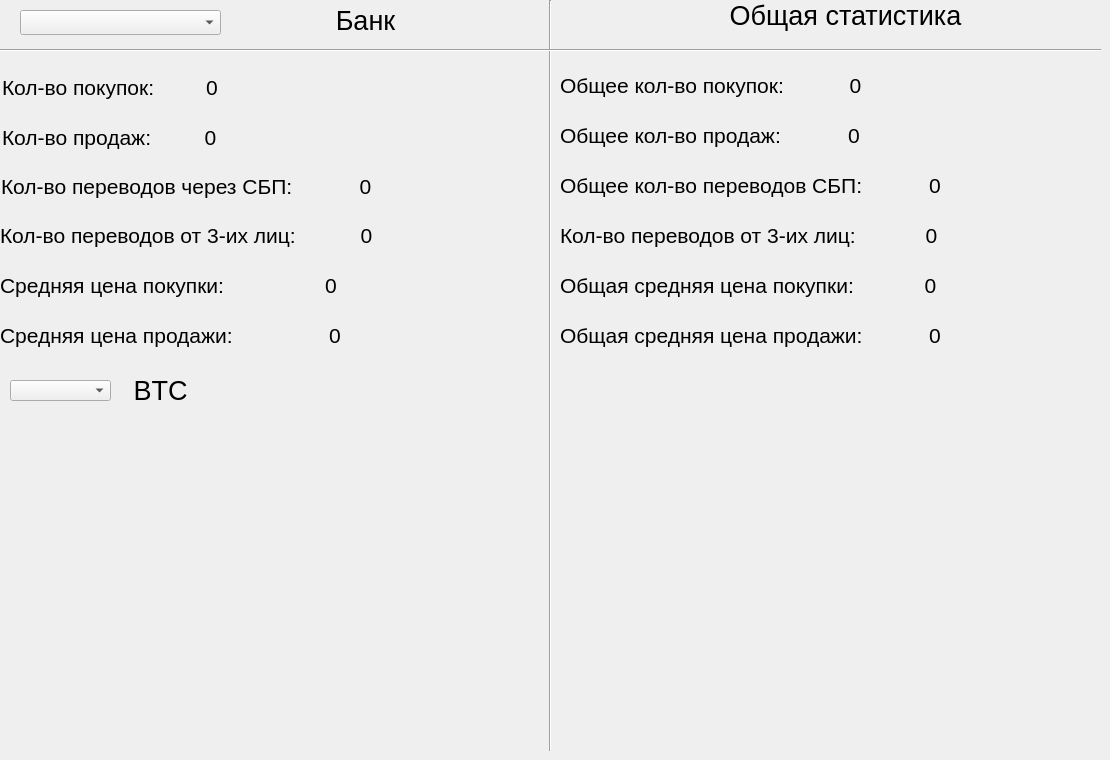
    <widget class="QWidget" name="tab_2">
     <attribute name="title">
      <string>Статистика</string>
     </attribute>
     <widget class="QComboBox" name="comboBox">
      <property name="geometry">
       <rect>
        <x>20</x>
        <y>10</y>
        <width>201</width>
        <height>25</height>
       </rect>
      </property>
     </widget>
     <widget class="QLabel" name="label_8">
      <property name="geometry">
       <rect>
        <x>300</x>
        <y>0</y>
        <width>131</width>
        <height>41</height>
       </rect>
      </property>
      <property name="text">
       <string>&lt;html&gt;&lt;head/&gt;&lt;body&gt;&lt;p align=&quot;center&quot;&gt;&lt;span style=&quot; font-size:20pt;&quot;&gt;Банк&lt;/span&gt;&lt;/p&gt;&lt;/body&gt;&lt;/html&gt;</string>
      </property>
     </widget>
     <widget class="QLabel" name="label_9">
      <property name="geometry">
       <rect>
        <x>710</x>
        <y>0</y>
        <width>271</width>
        <height>31</height>
       </rect>
      </property>
      <property name="text">
       <string>&lt;html&gt;&lt;head/&gt;&lt;body&gt;&lt;p align=&quot;center&quot;&gt;&lt;span style=&quot; font-size:20pt;&quot;&gt;Общая статистика&lt;/span&gt;&lt;/p&gt;&lt;/body&gt;&lt;/html&gt;</string>
      </property>
     </widget>
     <widget class="Line" name="line">
      <property name="geometry">
       <rect>
        <x>540</x>
        <y>0</y>
        <width>21</width>
        <height>751</height>
       </rect>
      </property>
      <property name="orientation">
       <enum>Qt::Vertical</enum>
      </property>
     </widget>
     <widget class="Line" name="line_2">
      <property name="geometry">
       <rect>
        <x>0</x>
        <y>40</y>
        <width>551</width>
        <height>20</height>
       </rect>
      </property>
      <property name="orientation">
       <enum>Qt::Horizontal</enum>
      </property>
     </widget>
     <widget class="Line" name="line_3">
      <property name="geometry">
       <rect>
        <x>550</x>
        <y>40</y>
        <width>551</width>
        <height>20</height>
       </rect>
      </property>
      <property name="orientation">
       <enum>Qt::Horizontal</enum>
      </property>
     </widget>
     <widget class="QWidget" name="layoutWidget">
      <property name="geometry">
       <rect>
        <x>1</x>
        <y>161</y>
        <width>431</width>
        <height>51</height>
       </rect>
      </property>
      <layout class="QHBoxLayout" name="horizontalLayout_26">
       <item>
        <widget class="QLabel" name="label_15">
         <property name="text">
          <string>&lt;html&gt;&lt;head/&gt;&lt;body&gt;&lt;p&gt;&lt;span style=&quot; font-size:16pt;&quot;&gt;Кол-во переводов через СБП:&lt;/span&gt;&lt;/p&gt;&lt;/body&gt;&lt;/html&gt;</string>
         </property>
        </widget>
       </item>
       <item>
        <widget class="QLabel" name="label_14">
         <property name="text">
          <string>&lt;html&gt;&lt;head/&gt;&lt;body&gt;&lt;p align=&quot;center&quot;&gt;&lt;span style=&quot; font-size:16pt;&quot;&gt;0&lt;/span&gt;&lt;/p&gt;&lt;/body&gt;&lt;/html&gt;</string>
         </property>
        </widget>
       </item>
      </layout>
     </widget>
     <widget class="QWidget" name="layoutWidget">
      <property name="geometry">
       <rect>
        <x>2</x>
        <y>112</y>
        <width>261</width>
        <height>51</height>
       </rect>
      </property>
      <layout class="QHBoxLayout" name="horizontalLayout_25">
       <item>
        <widget class="QLabel" name="label_11">
         <property name="text">
          <string>&lt;html&gt;&lt;head/&gt;&lt;body&gt;&lt;p&gt;&lt;span style=&quot; font-size:16pt;&quot;&gt;Кол-во продаж:&lt;/span&gt;&lt;/p&gt;&lt;/body&gt;&lt;/html&gt;</string>
         </property>
        </widget>
       </item>
       <item>
        <widget class="QLabel" name="label_13">
         <property name="text">
          <string>&lt;html&gt;&lt;head/&gt;&lt;body&gt;&lt;p align=&quot;center&quot;&gt;&lt;span style=&quot; font-size:16pt;&quot;&gt;0&lt;/span&gt;&lt;/p&gt;&lt;/body&gt;&lt;/html&gt;</string>
         </property>
        </widget>
       </item>
      </layout>
     </widget>
     <widget class="QWidget" name="layoutWidget">
      <property name="geometry">
       <rect>
        <x>2</x>
        <y>62</y>
        <width>261</width>
        <height>51</height>
       </rect>
      </property>
      <layout class="QHBoxLayout" name="horizontalLayout_24">
       <item>
        <widget class="QLabel" name="label_10">
         <property name="text">
          <string>&lt;html&gt;&lt;head/&gt;&lt;body&gt;&lt;p&gt;&lt;span style=&quot; font-size:16pt;&quot;&gt;Кол-во покупок:&lt;/span&gt;&lt;/p&gt;&lt;/body&gt;&lt;/html&gt;</string>
         </property>
        </widget>
       </item>
       <item>
        <widget class="QLabel" name="label_12">
         <property name="text">
          <string>&lt;html&gt;&lt;head/&gt;&lt;body&gt;&lt;p align=&quot;center&quot;&gt;&lt;span style=&quot; font-size:16pt;&quot;&gt;0&lt;/span&gt;&lt;/p&gt;&lt;/body&gt;&lt;/html&gt;</string>
         </property>
        </widget>
       </item>
      </layout>
     </widget>
     <widget class="QWidget" name="layoutWidget">
      <property name="geometry">
       <rect>
        <x>0</x>
        <y>210</y>
        <width>431</width>
        <height>51</height>
       </rect>
      </property>
      <layout class="QHBoxLayout" name="horizontalLayout_27">
       <item>
        <widget class="QLabel" name="label_16">
         <property name="text">
          <string>&lt;html&gt;&lt;head/&gt;&lt;body&gt;&lt;p&gt;&lt;span style=&quot; font-size:16pt;&quot;&gt;Кол-во переводов от 3-их лиц:&lt;/span&gt;&lt;/p&gt;&lt;/body&gt;&lt;/html&gt;</string>
         </property>
        </widget>
       </item>
       <item>
        <widget class="QLabel" name="label_17">
         <property name="text">
          <string>&lt;html&gt;&lt;head/&gt;&lt;body&gt;&lt;p align=&quot;center&quot;&gt;&lt;span style=&quot; font-size:16pt;&quot;&gt;0&lt;/span&gt;&lt;/p&gt;&lt;/body&gt;&lt;/html&gt;</string>
         </property>
        </widget>
       </item>
      </layout>
     </widget>
     <widget class="QWidget" name="layoutWidget">
      <property name="geometry">
       <rect>
        <x>0</x>
        <y>260</y>
        <width>431</width>
        <height>51</height>
       </rect>
      </property>
      <layout class="QHBoxLayout" name="horizontalLayout_28">
       <item>
        <widget class="QLabel" name="label_19">
         <property name="text">
          <string>&lt;html&gt;&lt;head/&gt;&lt;body&gt;&lt;p&gt;&lt;span style=&quot; font-size:16pt;&quot;&gt;Средняя цена покупки:&lt;/span&gt;&lt;/p&gt;&lt;/body&gt;&lt;/html&gt;</string>
         </property>
        </widget>
       </item>
       <item>
        <widget class="QLabel" name="label_18">
         <property name="text">
          <string>&lt;html&gt;&lt;head/&gt;&lt;body&gt;&lt;p align=&quot;center&quot;&gt;&lt;span style=&quot; font-size:16pt;&quot;&gt;0&lt;/span&gt;&lt;/p&gt;&lt;/body&gt;&lt;/html&gt;</string>
         </property>
        </widget>
       </item>
      </layout>
     </widget>
     <widget class="QWidget" name="layoutWidget">
      <property name="geometry">
       <rect>
        <x>0</x>
        <y>310</y>
        <width>431</width>
        <height>51</height>
       </rect>
      </property>
      <layout class="QHBoxLayout" name="horizontalLayout_29">
       <item>
        <widget class="QLabel" name="label_21">
         <property name="text">
          <string>&lt;html&gt;&lt;head/&gt;&lt;body&gt;&lt;p&gt;&lt;span style=&quot; font-size:16pt;&quot;&gt;Средняя цена продажи:&lt;/span&gt;&lt;/p&gt;&lt;/body&gt;&lt;/html&gt;</string>
         </property>
        </widget>
       </item>
       <item>
        <widget class="QLabel" name="label_20">
         <property name="text">
          <string>&lt;html&gt;&lt;head/&gt;&lt;body&gt;&lt;p align=&quot;center&quot;&gt;&lt;span style=&quot; font-size:16pt;&quot;&gt;0&lt;/span&gt;&lt;/p&gt;&lt;/body&gt;&lt;/html&gt;</string>
         </property>
        </widget>
       </item>
      </layout>
     </widget>
     <widget class="QWidget" name="layoutWidget">
      <property name="geometry">
       <rect>
        <x>560</x>
        <y>60</y>
        <width>361</width>
        <height>51</height>
       </rect>
      </property>
      <layout class="QHBoxLayout" name="horizontalLayout_30">
       <item>
        <widget class="QLabel" name="label_23">
         <property name="text">
          <string>&lt;html&gt;&lt;head/&gt;&lt;body&gt;&lt;p&gt;&lt;span style=&quot; font-size:16pt;&quot;&gt;Общее кол-во покупок:&lt;/span&gt;&lt;/p&gt;&lt;/body&gt;&lt;/html&gt;</string>
         </property>
        </widget>
       </item>
       <item>
        <widget class="QLabel" name="label_22">
         <property name="text">
          <string>&lt;html&gt;&lt;head/&gt;&lt;body&gt;&lt;p align=&quot;center&quot;&gt;&lt;span style=&quot; font-size:16pt;&quot;&gt;0&lt;/span&gt;&lt;/p&gt;&lt;/body&gt;&lt;/html&gt;</string>
         </property>
        </widget>
       </item>
      </layout>
     </widget>
     <widget class="QWidget" name="layoutWidget">
      <property name="geometry">
       <rect>
        <x>560</x>
        <y>110</y>
        <width>361</width>
        <height>51</height>
       </rect>
      </property>
      <layout class="QHBoxLayout" name="horizontalLayout_31">
       <item>
        <widget class="QLabel" name="label_24">
         <property name="text">
          <string>&lt;html&gt;&lt;head/&gt;&lt;body&gt;&lt;p&gt;&lt;span style=&quot; font-size:16pt;&quot;&gt;Общее кол-во продаж:&lt;/span&gt;&lt;/p&gt;&lt;/body&gt;&lt;/html&gt;</string>
         </property>
        </widget>
       </item>
       <item>
        <widget class="QLabel" name="label_25">
         <property name="text">
          <string>&lt;html&gt;&lt;head/&gt;&lt;body&gt;&lt;p align=&quot;center&quot;&gt;&lt;span style=&quot; font-size:16pt;&quot;&gt;0&lt;/span&gt;&lt;/p&gt;&lt;/body&gt;&lt;/html&gt;</string>
         </property>
        </widget>
       </item>
      </layout>
     </widget>
     <widget class="QWidget" name="layoutWidget">
      <property name="geometry">
       <rect>
        <x>560</x>
        <y>160</y>
        <width>441</width>
        <height>51</height>
       </rect>
      </property>
      <layout class="QHBoxLayout" name="horizontalLayout_32">
       <item>
        <widget class="QLabel" name="label_28">
         <property name="text">
          <string>&lt;html&gt;&lt;head/&gt;&lt;body&gt;&lt;p&gt;&lt;span style=&quot; font-size:16pt;&quot;&gt;Общее кол-во переводов СБП:&lt;/span&gt;&lt;/p&gt;&lt;/body&gt;&lt;/html&gt;</string>
         </property>
        </widget>
       </item>
       <item>
        <widget class="QLabel" name="label_29">
         <property name="text">
          <string>&lt;html&gt;&lt;head/&gt;&lt;body&gt;&lt;p align=&quot;center&quot;&gt;&lt;span style=&quot; font-size:16pt;&quot;&gt;0&lt;/span&gt;&lt;/p&gt;&lt;/body&gt;&lt;/html&gt;</string>
         </property>
        </widget>
       </item>
      </layout>
     </widget>
     <widget class="QWidget" name="layoutWidget">
      <property name="geometry">
       <rect>
        <x>560</x>
        <y>210</y>
        <width>441</width>
        <height>51</height>
       </rect>
      </property>
      <layout class="QHBoxLayout" name="horizontalLayout_33">
       <item>
        <widget class="QLabel" name="label_27">
         <property name="text">
          <string>&lt;html&gt;&lt;head/&gt;&lt;body&gt;&lt;p&gt;&lt;span style=&quot; font-size:16pt;&quot;&gt;Кол-во переводов от 3-их лиц:&lt;/span&gt;&lt;/p&gt;&lt;/body&gt;&lt;/html&gt;</string>
         </property>
        </widget>
       </item>
       <item>
        <widget class="QLabel" name="label_26">
         <property name="text">
          <string>&lt;html&gt;&lt;head/&gt;&lt;body&gt;&lt;p align=&quot;center&quot;&gt;&lt;span style=&quot; font-size:16pt;&quot;&gt;0&lt;/span&gt;&lt;/p&gt;&lt;/body&gt;&lt;/html&gt;</string>
         </property>
        </widget>
       </item>
      </layout>
     </widget>
     <widget class="QWidget" name="layoutWidget">
      <property name="geometry">
       <rect>
        <x>560</x>
        <y>260</y>
        <width>441</width>
        <height>51</height>
       </rect>
      </property>
      <layout class="QHBoxLayout" name="horizontalLayout_34">
       <item>
        <widget class="QLabel" name="label_33">
         <property name="text">
          <string>&lt;html&gt;&lt;head/&gt;&lt;body&gt;&lt;p&gt;&lt;span style=&quot; font-size:16pt;&quot;&gt;Общая средняя цена покупки:&lt;/span&gt;&lt;/p&gt;&lt;/body&gt;&lt;/html&gt;</string>
         </property>
        </widget>
       </item>
       <item>
        <widget class="QLabel" name="label_31">
         <property name="text">
          <string>&lt;html&gt;&lt;head/&gt;&lt;body&gt;&lt;p align=&quot;center&quot;&gt;&lt;span style=&quot; font-size:16pt;&quot;&gt;0&lt;/span&gt;&lt;/p&gt;&lt;/body&gt;&lt;/html&gt;</string>
         </property>
        </widget>
       </item>
      </layout>
     </widget>
     <widget class="QWidget" name="layoutWidget">
      <property name="geometry">
       <rect>
        <x>560</x>
        <y>310</y>
        <width>441</width>
        <height>51</height>
       </rect>
      </property>
      <layout class="QHBoxLayout" name="horizontalLayout_35">
       <item>
        <widget class="QLabel" name="label_32">
         <property name="text">
          <string>&lt;html&gt;&lt;head/&gt;&lt;body&gt;&lt;p&gt;&lt;span style=&quot; font-size:16pt;&quot;&gt;Общая средняя цена продажи:&lt;/span&gt;&lt;/p&gt;&lt;/body&gt;&lt;/html&gt;</string>
         </property>
        </widget>
       </item>
       <item>
        <widget class="QLabel" name="label_30">
         <property name="text">
          <string>&lt;html&gt;&lt;head/&gt;&lt;body&gt;&lt;p align=&quot;center&quot;&gt;&lt;span style=&quot; font-size:16pt;&quot;&gt;0&lt;/span&gt;&lt;/p&gt;&lt;/body&gt;&lt;/html&gt;</string>
         </property>
        </widget>
       </item>
      </layout>
     </widget>
     <widget class="QComboBox" name="comboBox_2">
      <property name="geometry">
       <rect>
        <x>10</x>
        <y>380</y>
        <width>101</width>
        <height>21</height>
       </rect>
      </property>
     </widget>
     <widget class="QLabel" name="label_34">
      <property name="geometry">
       <rect>
        <x>120</x>
        <y>370</y>
        <width>81</width>
        <height>41</height>
       </rect>
      </property>
      <property name="text">
       <string>&lt;html&gt;&lt;head/&gt;&lt;body&gt;&lt;p align=&quot;center&quot;&gt;&lt;span style=&quot; font-size:20pt;&quot;&gt;BTC&lt;/span&gt;&lt;/p&gt;&lt;/body&gt;&lt;/html&gt;</string>
      </property>
     </widget>
    </widget>
